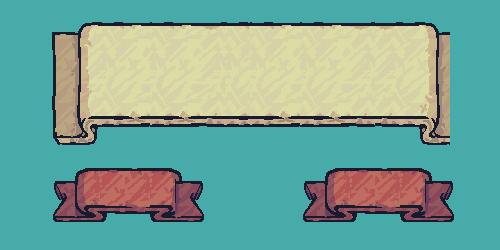

Below is a game level as drawn by its tile map, then a one-line description and the .tmx file that defines it, in full:
An orthogonal 20x10 tile map with 25x25 px tiles, 3 tile layers (water, button, title), 4 tilesets.

<map version="1.10" tiledversion="1.11.2" orientation="orthogonal" renderorder="right-down" width="20" height="10" tilewidth="25" tileheight="25" infinite="0" nextlayerid="4" nextobjectid="1">
 <tileset firstgid="1" source="Water.tsx" />
 <tileset firstgid="5" source="Ribbon_Red_3Slides.tsx" />
 <tileset firstgid="17" source="Banner_Connection_Left.tsx" />
 <tileset firstgid="66" source="Banner_Connection_Right.tsx" />
 <layer id="1" name="water" width="20" height="10">
  <data encoding="csv">
1,1,1,1,1,1,1,1,1,1,1,1,1,1,1,1,1,1,1,1,
1,1,1,1,1,1,1,1,1,1,1,1,1,1,1,1,1,1,1,1,
1,1,1,1,1,1,1,1,1,1,1,1,1,1,1,1,1,1,1,1,
1,1,1,1,1,1,1,1,1,1,1,1,1,1,1,1,1,1,1,1,
1,1,1,1,1,1,1,1,1,1,1,1,1,1,1,1,1,1,1,1,
1,1,1,1,1,1,1,1,1,1,1,1,1,1,1,1,1,1,1,1,
1,1,1,1,1,1,1,1,1,1,1,1,1,1,1,1,1,1,1,1,
1,1,1,1,1,1,1,1,1,1,1,1,1,1,1,1,1,1,1,1,
1,1,1,1,1,1,1,1,1,1,1,1,1,1,1,1,1,1,1,1,
1,1,1,1,1,1,1,1,1,1,1,1,1,1,1,1,1,1,1,1
</data>
 </layer>
 <layer id="2" name="button" width="20" height="10">
  <data encoding="csv">
0,0,24,25,26,27,26,27,28,26,26,27,26,27,28,77,78,79,0,0,
0,0,31,32,33,34,33,34,35,33,33,34,33,34,35,84,85,86,0,0,
0,0,38,39,40,41,40,41,42,40,40,41,40,41,42,91,92,93,0,0,
0,0,45,46,47,48,47,48,49,47,47,48,47,48,49,98,99,100,0,0,
0,0,52,53,54,55,54,55,56,54,54,55,54,55,56,105,106,107,0,0,
0,0,59,60,61,62,61,62,63,61,61,62,61,62,63,112,113,114,0,0,
0,0,0,0,0,0,0,0,0,0,0,0,0,0,0,0,0,0,0,0,
0,0,5,6,7,8,9,10,0,0,0,0,5,6,7,8,9,10,0,0,
0,0,11,12,13,14,15,16,0,0,0,0,11,12,13,14,15,16,0,0,
0,0,0,0,0,0,0,0,0,0,0,0,0,0,0,0,0,0,0,0
</data>
 </layer>
 <layer id="3" name="title" width="20" height="10">
  <data encoding="csv">
0,0,0,0,0,0,0,0,0,0,0,0,0,0,0,0,0,0,0,0,
0,0,0,0,0,0,0,0,0,0,0,0,0,0,0,0,0,0,0,0,
0,0,0,0,0,0,0,0,0,0,0,0,0,0,0,0,0,0,0,0,
0,0,0,0,0,0,0,0,0,0,0,0,0,0,0,0,0,0,0,0,
0,0,0,0,0,0,0,0,0,0,0,0,0,0,0,0,0,0,0,0,
0,0,0,0,0,0,0,0,0,0,0,0,0,0,0,0,0,0,0,0,
0,0,0,0,0,0,0,0,0,0,0,0,0,0,0,0,0,0,0,0,
0,0,0,0,0,0,0,0,0,0,0,0,0,0,0,0,0,0,0,0,
0,0,0,0,0,0,0,0,0,0,0,0,0,0,0,0,0,0,0,0,
0,0,0,0,0,0,0,0,0,0,0,0,0,0,0,0,0,0,0,0
</data>
 </layer>
</map>
